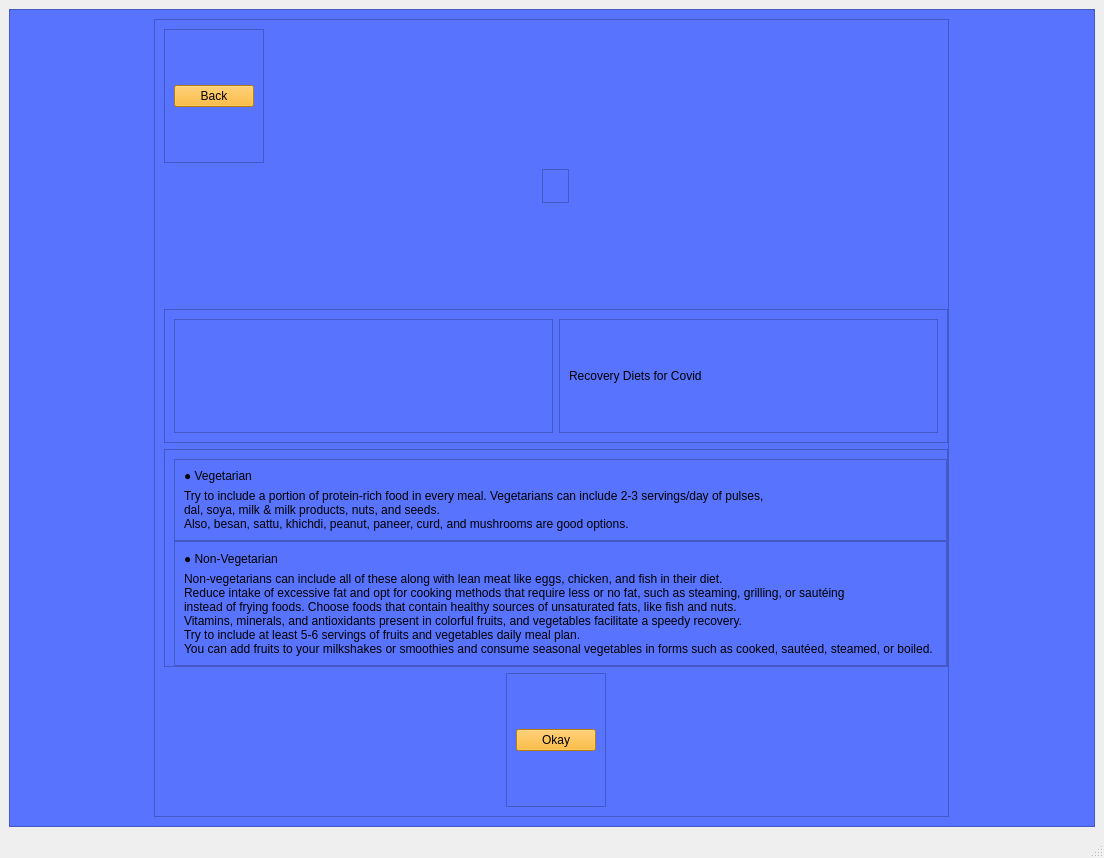
<?xml version="1.0" encoding="UTF-8"?>
<ui version="4.0">
 <class>chickenpox</class>
 <widget class="QMainWindow" name="chickenpox">
  <property name="geometry">
   <rect>
    <x>0</x>
    <y>0</y>
    <width>1104</width>
    <height>858</height>
   </rect>
  </property>
  <property name="windowTitle">
   <string>MainWindow</string>
  </property>
  <widget class="QWidget" name="centralwidget">
   <layout class="QGridLayout" name="gridLayout">
    <item row="1" column="0">
     <widget class="QScrollArea" name="scrollArea">
      <property name="styleSheet">
       <string notr="true">background-color: rgb(88, 116, 255);
/*background-color: rgb(255, 255, 222);*/</string>
      </property>
      <property name="widgetResizable">
       <bool>true</bool>
      </property>
      <widget class="QWidget" name="scrollAreaWidgetContents">
       <property name="geometry">
        <rect>
         <x>0</x>
         <y>0</y>
         <width>1175</width>
         <height>818</height>
        </rect>
       </property>
       <layout class="QHBoxLayout" name="horizontalLayout">
        <item alignment="Qt::AlignHCenter">
         <widget class="QFrame" name="frame">
          <property name="maximumSize">
           <size>
            <width>16777215</width>
            <height>800</height>
           </size>
          </property>
          <property name="frameShape">
           <enum>QFrame::StyledPanel</enum>
          </property>
          <property name="frameShadow">
           <enum>QFrame::Raised</enum>
          </property>
          <layout class="QVBoxLayout" name="verticalLayout">
           <property name="rightMargin">
            <number>0</number>
           </property>
           <item alignment="Qt::AlignLeft">
            <widget class="QFrame" name="frame_8">
             <property name="frameShape">
              <enum>QFrame::StyledPanel</enum>
             </property>
             <property name="frameShadow">
              <enum>QFrame::Raised</enum>
             </property>
             <layout class="QVBoxLayout" name="verticalLayout_7">
              <item>
               <widget class="QPushButton" name="cbback">
                <property name="styleSheet">
                 <string notr="true">border-radius: 0.5em;
background-color: rgb(255, 174, 13);
padding-top: 0.30em;
padding-bottom: 0.30em;
padding-left: 0.85em;
padding-right: 0.85em;
font: 500 11pt &quot;Poppins&quot;;</string>
                </property>
                <property name="text">
                 <string>Back</string>
                </property>
               </widget>
              </item>
             </layout>
            </widget>
           </item>
           <item alignment="Qt::AlignHCenter|Qt::AlignTop">
            <widget class="QFrame" name="frame_6">
             <property name="frameShape">
              <enum>QFrame::StyledPanel</enum>
             </property>
             <property name="frameShadow">
              <enum>QFrame::Raised</enum>
             </property>
             <layout class="QVBoxLayout" name="verticalLayout_5">
              <item>
               <widget class="QLabel" name="label_4">
                <property name="text">
                 <string/>
                </property>
                <property name="pixmap">
                 <pixmap>../images/PoCoH.png</pixmap>
                </property>
               </widget>
              </item>
             </layout>
            </widget>
           </item>
           <item>
            <widget class="QFrame" name="frame_2">
             <property name="maximumSize">
              <size>
               <width>1000</width>
               <height>16777215</height>
              </size>
             </property>
             <property name="frameShape">
              <enum>QFrame::StyledPanel</enum>
             </property>
             <property name="frameShadow">
              <enum>QFrame::Raised</enum>
             </property>
             <layout class="QHBoxLayout" name="horizontalLayout_2">
              <item>
               <widget class="QFrame" name="frame_4">
                <property name="maximumSize">
                 <size>
                  <width>1000</width>
                  <height>1000</height>
                 </size>
                </property>
                <property name="frameShape">
                 <enum>QFrame::StyledPanel</enum>
                </property>
                <property name="frameShadow">
                 <enum>QFrame::Raised</enum>
                </property>
                <layout class="QVBoxLayout" name="verticalLayout_3">
                 <item>
                  <widget class="QLabel" name="label">
                   <property name="text">
                    <string/>
                   </property>
                   <property name="pixmap">
                    <pixmap>../images/Diets/disease covid.jpg</pixmap>
                   </property>
                   <property name="scaledContents">
                    <bool>true</bool>
                   </property>
                  </widget>
                 </item>
                </layout>
               </widget>
              </item>
              <item>
               <widget class="QFrame" name="frame_5">
                <property name="frameShape">
                 <enum>QFrame::StyledPanel</enum>
                </property>
                <property name="frameShadow">
                 <enum>QFrame::Raised</enum>
                </property>
                <layout class="QVBoxLayout" name="verticalLayout_2">
                 <item>
                  <widget class="QLabel" name="label_2">
                   <property name="styleSheet">
                    <string notr="true">font: 700 18pt &quot;Poppins&quot;;</string>
                   </property>
                   <property name="text">
                    <string>Recovery Diets for Covid</string>
                   </property>
                  </widget>
                 </item>
                </layout>
               </widget>
              </item>
             </layout>
            </widget>
           </item>
           <item alignment="Qt::AlignHCenter">
            <widget class="QFrame" name="frame_3">
             <property name="frameShape">
              <enum>QFrame::StyledPanel</enum>
             </property>
             <property name="frameShadow">
              <enum>QFrame::Raised</enum>
             </property>
             <layout class="QVBoxLayout" name="verticalLayout_4">
              <property name="spacing">
               <number>0</number>
              </property>
              <property name="rightMargin">
               <number>0</number>
              </property>
              <property name="bottomMargin">
               <number>0</number>
              </property>
              <item>
               <widget class="QFrame" name="frame_10">
                <property name="frameShape">
                 <enum>QFrame::StyledPanel</enum>
                </property>
                <property name="frameShadow">
                 <enum>QFrame::Raised</enum>
                </property>
                <layout class="QVBoxLayout" name="verticalLayout_9">
                 <item>
                  <widget class="QLabel" name="label_5">
                   <property name="styleSheet">
                    <string notr="true">font: 500 14pt &quot;Poppins&quot;;</string>
                   </property>
                   <property name="text">
                    <string>● Vegetarian</string>
                   </property>
                  </widget>
                 </item>
                 <item>
                  <widget class="QLabel" name="label_6">
                   <property name="styleSheet">
                    <string notr="true">font: 400 12pt &quot;Poppins&quot;;</string>
                   </property>
                   <property name="text">
                    <string>Try to include a portion of protein-rich food in every meal. Vegetarians can include 2-3 servings/day of pulses,
dal, soya, milk &amp; milk products, nuts, and seeds.
Also, besan, sattu, khichdi, peanut, paneer, curd, and mushrooms are good options.</string>
                   </property>
                  </widget>
                 </item>
                </layout>
               </widget>
              </item>
              <item>
               <widget class="QFrame" name="frame_9">
                <property name="frameShape">
                 <enum>QFrame::StyledPanel</enum>
                </property>
                <property name="frameShadow">
                 <enum>QFrame::Raised</enum>
                </property>
                <layout class="QVBoxLayout" name="verticalLayout_8">
                 <property name="topMargin">
                  <number>10</number>
                 </property>
                 <item>
                  <widget class="QLabel" name="label_7">
                   <property name="styleSheet">
                    <string notr="true">font: 500 14pt &quot;Poppins&quot;;</string>
                   </property>
                   <property name="text">
                    <string>● Non-Vegetarian</string>
                   </property>
                  </widget>
                 </item>
                 <item>
                  <widget class="QLabel" name="label_8">
                   <property name="styleSheet">
                    <string notr="true">font: 400 12pt &quot;Poppins&quot;;</string>
                   </property>
                   <property name="text">
                    <string>Non-vegetarians can include all of these along with lean meat like eggs, chicken, and fish in their diet.
Reduce intake of excessive fat and opt for cooking methods that require less or no fat, such as steaming, grilling, or sautéing
instead of frying foods. Choose foods that contain healthy sources of unsaturated fats, like fish and nuts.
Vitamins, minerals, and antioxidants present in colorful fruits, and vegetables facilitate a speedy recovery.
Try to include at least 5-6 servings of fruits and vegetables daily meal plan.
You can add fruits to your milkshakes or smoothies and consume seasonal vegetables in forms such as cooked, sautéed, steamed, or boiled. </string>
                   </property>
                  </widget>
                 </item>
                </layout>
               </widget>
              </item>
             </layout>
            </widget>
           </item>
           <item alignment="Qt::AlignHCenter">
            <widget class="QFrame" name="frame_7">
             <property name="frameShape">
              <enum>QFrame::StyledPanel</enum>
             </property>
             <property name="frameShadow">
              <enum>QFrame::Raised</enum>
             </property>
             <layout class="QVBoxLayout" name="verticalLayout_6">
              <item>
               <widget class="QPushButton" name="cbokay">
                <property name="styleSheet">
                 <string notr="true">border-radius: 0.5em;
background-color: rgb(255, 174, 13);
padding-top: 0.30em;
padding-bottom: 0.30em;
padding-left: 1.5em;
padding-right: 1.5em;
font: 500 12pt &quot;Poppins&quot;;</string>
                </property>
                <property name="text">
                 <string>Okay</string>
                </property>
               </widget>
              </item>
             </layout>
            </widget>
           </item>
          </layout>
         </widget>
        </item>
       </layout>
      </widget>
     </widget>
    </item>
   </layout>
  </widget>
  <widget class="QMenuBar" name="menubar">
   <property name="geometry">
    <rect>
     <x>0</x>
     <y>0</y>
     <width>1104</width>
     <height>22</height>
    </rect>
   </property>
  </widget>
  <widget class="QStatusBar" name="statusbar"/>
 </widget>
 <resources/>
 <connections/>
</ui>
